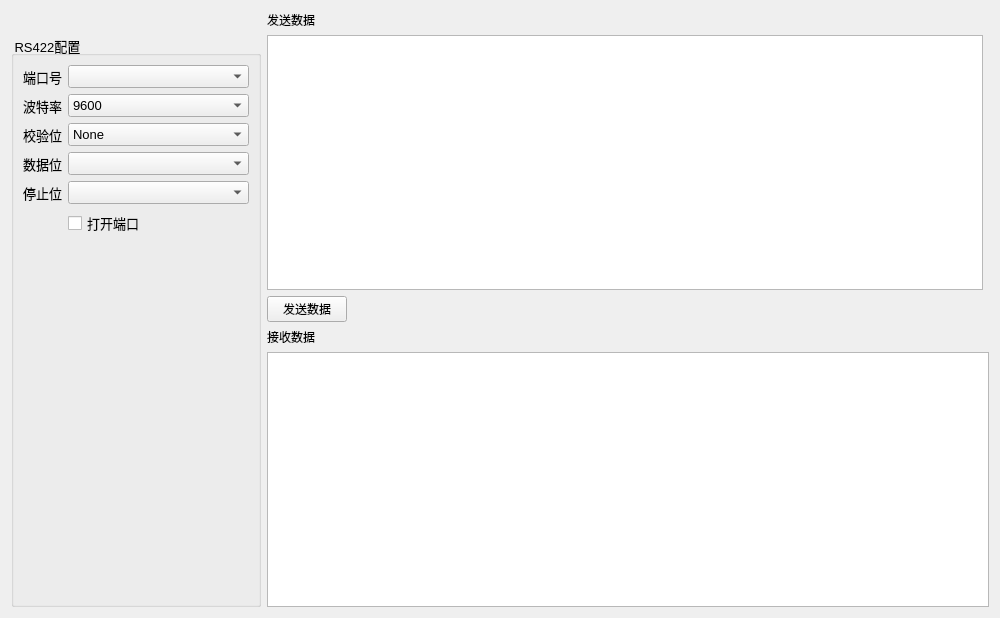
<?xml version="1.0" encoding="UTF-8"?>
<ui version="4.0">
 <class>RSDemoForm</class>
 <widget class="QWidget" name="RSDemoForm">
  <property name="geometry">
   <rect>
    <x>0</x>
    <y>0</y>
    <width>1000</width>
    <height>618</height>
   </rect>
  </property>
  <property name="windowTitle">
   <string>Form</string>
  </property>
  <layout class="QGridLayout" name="gridLayout">
   <item row="3" column="1">
    <widget class="QLabel" name="label">
     <property name="text">
      <string>接收数据</string>
     </property>
    </widget>
   </item>
   <item row="0" column="1">
    <widget class="QLabel" name="label_2">
     <property name="text">
      <string>发送数据</string>
     </property>
    </widget>
   </item>
   <item row="2" column="1">
    <widget class="QPushButton" name="sendData">
     <property name="sizePolicy">
      <sizepolicy hsizetype="Fixed" vsizetype="Fixed">
       <horstretch>0</horstretch>
       <verstretch>0</verstretch>
      </sizepolicy>
     </property>
     <property name="text">
      <string>发送数据</string>
     </property>
    </widget>
   </item>
   <item row="1" column="1">
    <widget class="QTextEdit" name="textEdit">
     <property name="readOnly">
      <bool>false</bool>
     </property>
    </widget>
   </item>
   <item row="4" column="1" colspan="2">
    <widget class="QTextEdit" name="textEdit_2">
     <property name="readOnly">
      <bool>true</bool>
     </property>
    </widget>
   </item>
   <item row="1" column="0" rowspan="4">
    <widget class="QGroupBox" name="groupBox_8">
     <property name="sizePolicy">
      <sizepolicy hsizetype="Maximum" vsizetype="Preferred">
       <horstretch>0</horstretch>
       <verstretch>0</verstretch>
      </sizepolicy>
     </property>
     <property name="minimumSize">
      <size>
       <width>250</width>
       <height>300</height>
      </size>
     </property>
     <property name="maximumSize">
      <size>
       <width>16777215</width>
       <height>16777215</height>
      </size>
     </property>
     <property name="font">
      <font>
       <pointsize>10</pointsize>
      </font>
     </property>
     <property name="title">
      <string> RS422配置</string>
     </property>
     <layout class="QFormLayout" name="formLayout_4">
      <item row="0" column="0">
       <widget class="QLabel" name="label_15">
        <property name="text">
         <string>端口号</string>
        </property>
       </widget>
      </item>
      <item row="0" column="1">
       <widget class="QComboBox" name="portComboBox"/>
      </item>
      <item row="1" column="0">
       <widget class="QLabel" name="label_16">
        <property name="text">
         <string>波特率</string>
        </property>
       </widget>
      </item>
      <item row="1" column="1">
       <widget class="QComboBox" name="comboBox_14">
        <item>
         <property name="text">
          <string>9600</string>
         </property>
        </item>
        <item>
         <property name="text">
          <string>115200</string>
         </property>
        </item>
       </widget>
      </item>
      <item row="2" column="0">
       <widget class="QLabel" name="label_17">
        <property name="text">
         <string>校验位</string>
        </property>
       </widget>
      </item>
      <item row="2" column="1">
       <widget class="QComboBox" name="comboBox_15">
        <item>
         <property name="text">
          <string>None</string>
         </property>
        </item>
       </widget>
      </item>
      <item row="3" column="0">
       <widget class="QLabel" name="label_18">
        <property name="text">
         <string>数据位</string>
        </property>
       </widget>
      </item>
      <item row="3" column="1">
       <widget class="QComboBox" name="comboBox_16"/>
      </item>
      <item row="4" column="0">
       <widget class="QLabel" name="label_19">
        <property name="text">
         <string>停止位</string>
        </property>
       </widget>
      </item>
      <item row="4" column="1">
       <widget class="QComboBox" name="comboBox_17"/>
      </item>
      <item row="6" column="1">
       <spacer name="verticalSpacer">
        <property name="orientation">
         <enum>Qt::Vertical</enum>
        </property>
        <property name="sizeHint" stdset="0">
         <size>
          <width>20</width>
          <height>40</height>
         </size>
        </property>
       </spacer>
      </item>
      <item row="5" column="1">
       <widget class="QCheckBox" name="openSerial">
        <property name="text">
         <string>打开端口</string>
        </property>
       </widget>
      </item>
     </layout>
    </widget>
   </item>
  </layout>
 </widget>
 <resources/>
 <connections/>
</ui>
